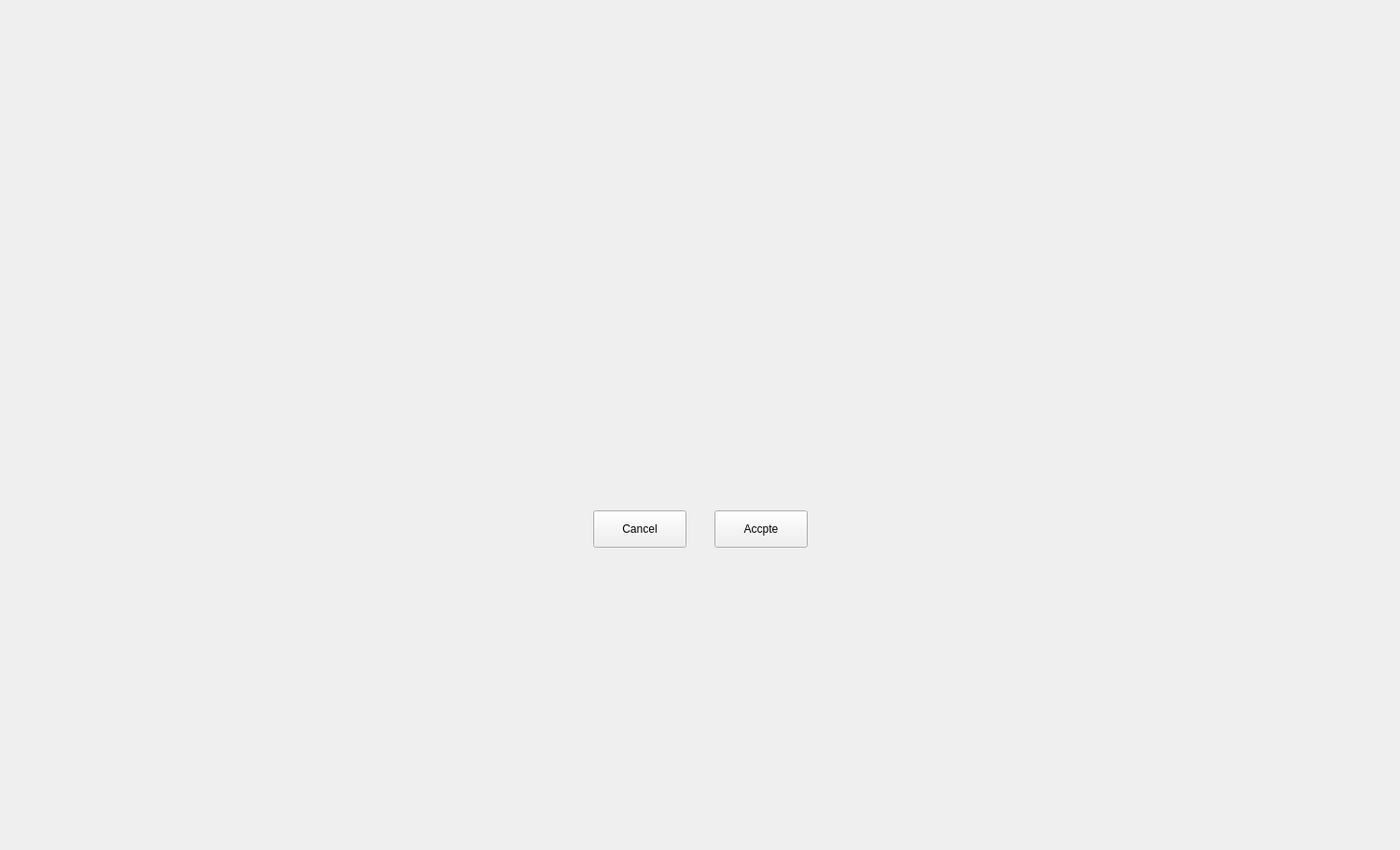
<?xml version="1.0" encoding="UTF-8"?>
<ui version="4.0">
 <class>CustomMessageBox</class>
 <widget class="QDialog" name="CustomMessageBox">
  <property name="geometry">
   <rect>
    <x>0</x>
    <y>0</y>
    <width>1501</width>
    <height>911</height>
   </rect>
  </property>
  <property name="windowTitle">
   <string>Dialog</string>
  </property>
  <layout class="QGridLayout" name="gridLayout">
   <property name="leftMargin">
    <number>0</number>
   </property>
   <property name="topMargin">
    <number>0</number>
   </property>
   <property name="rightMargin">
    <number>0</number>
   </property>
   <property name="bottomMargin">
    <number>0</number>
   </property>
   <item row="0" column="0">
    <widget class="QWidget" name="widget_effect" native="true">
     <layout class="QGridLayout" name="gridLayout_3">
      <property name="leftMargin">
       <number>0</number>
      </property>
      <property name="topMargin">
       <number>0</number>
      </property>
      <property name="rightMargin">
       <number>0</number>
      </property>
      <property name="bottomMargin">
       <number>0</number>
      </property>
      <item row="0" column="1" colspan="2">
       <spacer name="verticalSpacer">
        <property name="orientation">
         <enum>Qt::Vertical</enum>
        </property>
        <property name="sizeHint" stdset="0">
         <size>
          <width>20</width>
          <height>40</height>
         </size>
        </property>
       </spacer>
      </item>
      <item row="1" column="1" rowspan="2" colspan="2">
       <widget class="QWidget" name="widget_effect2" native="true">
        <property name="minimumSize">
         <size>
          <width>500</width>
          <height>300</height>
         </size>
        </property>
        <property name="maximumSize">
         <size>
          <width>500</width>
          <height>300</height>
         </size>
        </property>
        <layout class="QVBoxLayout" name="verticalLayout" stretch="1,7,2">
         <property name="spacing">
          <number>0</number>
         </property>
         <property name="leftMargin">
          <number>0</number>
         </property>
         <property name="topMargin">
          <number>0</number>
         </property>
         <property name="rightMargin">
          <number>0</number>
         </property>
         <property name="bottomMargin">
          <number>10</number>
         </property>
         <item>
          <widget class="QWidget" name="widget_3" native="true"/>
         </item>
         <item>
          <widget class="QWidget" name="widget_4" native="true">
           <layout class="QGridLayout" name="gridLayout_2">
            <property name="leftMargin">
             <number>0</number>
            </property>
            <property name="topMargin">
             <number>0</number>
            </property>
            <property name="rightMargin">
             <number>0</number>
            </property>
            <property name="bottomMargin">
             <number>0</number>
            </property>
            <property name="spacing">
             <number>0</number>
            </property>
            <item row="3" column="0">
             <widget class="QWidget" name="widget_6" native="true">
              <layout class="QHBoxLayout" name="horizontalLayout_4">
               <property name="spacing">
                <number>0</number>
               </property>
               <property name="leftMargin">
                <number>0</number>
               </property>
               <property name="topMargin">
                <number>0</number>
               </property>
               <property name="rightMargin">
                <number>0</number>
               </property>
               <property name="bottomMargin">
                <number>10</number>
               </property>
               <item>
                <spacer name="horizontalSpacer_9">
                 <property name="orientation">
                  <enum>Qt::Horizontal</enum>
                 </property>
                 <property name="sizeHint" stdset="0">
                  <size>
                   <width>244</width>
                   <height>20</height>
                  </size>
                 </property>
                </spacer>
               </item>
               <item>
                <widget class="QLabel" name="label_content">
                 <property name="text">
                  <string/>
                 </property>
                </widget>
               </item>
               <item>
                <spacer name="horizontalSpacer_10">
                 <property name="orientation">
                  <enum>Qt::Horizontal</enum>
                 </property>
                 <property name="sizeHint" stdset="0">
                  <size>
                   <width>243</width>
                   <height>20</height>
                  </size>
                 </property>
                </spacer>
               </item>
              </layout>
             </widget>
            </item>
            <item row="2" column="0">
             <widget class="QWidget" name="widget_5" native="true">
              <layout class="QHBoxLayout" name="horizontalLayout_3">
               <property name="spacing">
                <number>0</number>
               </property>
               <property name="leftMargin">
                <number>0</number>
               </property>
               <property name="topMargin">
                <number>0</number>
               </property>
               <property name="rightMargin">
                <number>0</number>
               </property>
               <property name="bottomMargin">
                <number>0</number>
               </property>
               <item>
                <spacer name="horizontalSpacer_7">
                 <property name="orientation">
                  <enum>Qt::Horizontal</enum>
                 </property>
                 <property name="sizeHint" stdset="0">
                  <size>
                   <width>244</width>
                   <height>20</height>
                  </size>
                 </property>
                </spacer>
               </item>
               <item>
                <widget class="QLabel" name="label_title">
                 <property name="text">
                  <string/>
                 </property>
                </widget>
               </item>
               <item>
                <spacer name="horizontalSpacer_8">
                 <property name="orientation">
                  <enum>Qt::Horizontal</enum>
                 </property>
                 <property name="sizeHint" stdset="0">
                  <size>
                   <width>243</width>
                   <height>20</height>
                  </size>
                 </property>
                </spacer>
               </item>
              </layout>
             </widget>
            </item>
            <item row="1" column="0">
             <widget class="QWidget" name="widget_2" native="true">
              <layout class="QHBoxLayout" name="horizontalLayout_2">
               <property name="spacing">
                <number>0</number>
               </property>
               <property name="leftMargin">
                <number>0</number>
               </property>
               <property name="topMargin">
                <number>0</number>
               </property>
               <property name="rightMargin">
                <number>0</number>
               </property>
               <property name="bottomMargin">
                <number>0</number>
               </property>
               <item>
                <spacer name="horizontalSpacer_3">
                 <property name="orientation">
                  <enum>Qt::Horizontal</enum>
                 </property>
                 <property name="sizeHint" stdset="0">
                  <size>
                   <width>197</width>
                   <height>20</height>
                  </size>
                 </property>
                </spacer>
               </item>
               <item>
                <widget class="QLabel" name="label_ico">
                 <property name="minimumSize">
                  <size>
                   <width>100</width>
                   <height>100</height>
                  </size>
                 </property>
                 <property name="maximumSize">
                  <size>
                   <width>100</width>
                   <height>100</height>
                  </size>
                 </property>
                 <property name="text">
                  <string/>
                 </property>
                </widget>
               </item>
               <item>
                <spacer name="horizontalSpacer_4">
                 <property name="orientation">
                  <enum>Qt::Horizontal</enum>
                 </property>
                 <property name="sizeHint" stdset="0">
                  <size>
                   <width>197</width>
                   <height>20</height>
                  </size>
                 </property>
                </spacer>
               </item>
              </layout>
             </widget>
            </item>
           </layout>
          </widget>
         </item>
         <item>
          <widget class="QWidget" name="widget" native="true">
           <layout class="QHBoxLayout" name="horizontalLayout">
            <property name="spacing">
             <number>30</number>
            </property>
            <property name="leftMargin">
             <number>0</number>
            </property>
            <property name="topMargin">
             <number>0</number>
            </property>
            <property name="rightMargin">
             <number>0</number>
            </property>
            <property name="bottomMargin">
             <number>0</number>
            </property>
            <item>
             <spacer name="horizontalSpacer_5">
              <property name="orientation">
               <enum>Qt::Horizontal</enum>
              </property>
              <property name="sizeHint" stdset="0">
               <size>
                <width>40</width>
                <height>20</height>
               </size>
              </property>
             </spacer>
            </item>
            <item>
             <widget class="QToolButton" name="tb_cancel">
              <property name="sizePolicy">
               <sizepolicy hsizetype="Expanding" vsizetype="Expanding">
                <horstretch>0</horstretch>
                <verstretch>0</verstretch>
               </sizepolicy>
              </property>
              <property name="minimumSize">
               <size>
                <width>0</width>
                <height>0</height>
               </size>
              </property>
              <property name="maximumSize">
               <size>
                <width>100</width>
                <height>40</height>
               </size>
              </property>
              <property name="text">
               <string>Cancel</string>
              </property>
             </widget>
            </item>
            <item>
             <widget class="QToolButton" name="tb_accept">
              <property name="sizePolicy">
               <sizepolicy hsizetype="Expanding" vsizetype="Expanding">
                <horstretch>0</horstretch>
                <verstretch>0</verstretch>
               </sizepolicy>
              </property>
              <property name="minimumSize">
               <size>
                <width>25</width>
                <height>25</height>
               </size>
              </property>
              <property name="maximumSize">
               <size>
                <width>100</width>
                <height>40</height>
               </size>
              </property>
              <property name="text">
               <string>Accpte</string>
              </property>
             </widget>
            </item>
            <item>
             <spacer name="horizontalSpacer_6">
              <property name="orientation">
               <enum>Qt::Horizontal</enum>
              </property>
              <property name="sizeHint" stdset="0">
               <size>
                <width>40</width>
                <height>20</height>
               </size>
              </property>
             </spacer>
            </item>
           </layout>
          </widget>
         </item>
        </layout>
       </widget>
      </item>
      <item row="3" column="1" colspan="2">
       <spacer name="verticalSpacer_2">
        <property name="orientation">
         <enum>Qt::Vertical</enum>
        </property>
        <property name="sizeHint" stdset="0">
         <size>
          <width>20</width>
          <height>40</height>
         </size>
        </property>
       </spacer>
      </item>
      <item row="1" column="0" rowspan="2">
       <spacer name="horizontalSpacer_2">
        <property name="orientation">
         <enum>Qt::Horizontal</enum>
        </property>
        <property name="sizeHint" stdset="0">
         <size>
          <width>40</width>
          <height>20</height>
         </size>
        </property>
       </spacer>
      </item>
      <item row="1" column="3" rowspan="2">
       <spacer name="horizontalSpacer">
        <property name="orientation">
         <enum>Qt::Horizontal</enum>
        </property>
        <property name="sizeHint" stdset="0">
         <size>
          <width>40</width>
          <height>20</height>
         </size>
        </property>
       </spacer>
      </item>
     </layout>
    </widget>
   </item>
  </layout>
 </widget>
 <tabstops>
  <tabstop>tb_accept</tabstop>
  <tabstop>tb_cancel</tabstop>
 </tabstops>
 <resources/>
 <connections/>
</ui>
